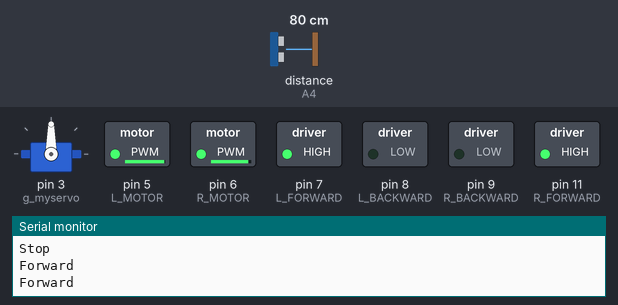
A sketch run on a simulated Arduino Uno, built with avr-gcc and run on an emulated ATmega328P. On the bench: servo, switched loads named in the sketch (green lamp = pin HIGH), the last lines printed to the serial monitor. Dashed ring = blinking. The test bench sets the inputs (shaded band); at power-on: distance to the obstacle (sensor on A4) 80 cm. The echo pulse lasts 58.3 µs per cm.

Above: at 1.9 s.
2.2 s: distance to the obstacle (sensor on A4) set to 33 cm
At 2.3 s:
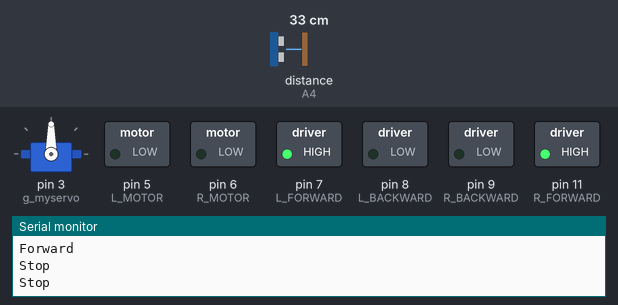
5.2 s: distance to the obstacle (sensor on A4) set to 27 cm
At 5.9 s:
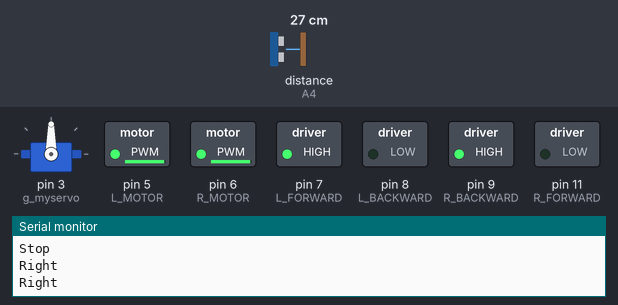
At 8.1 s:
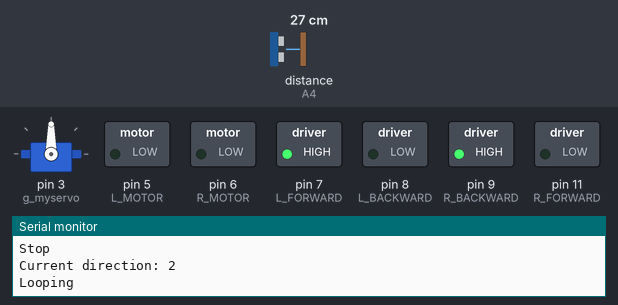
Timing chart, 0 to 9.6 s (numbered marks = the images above; inputs shaded):
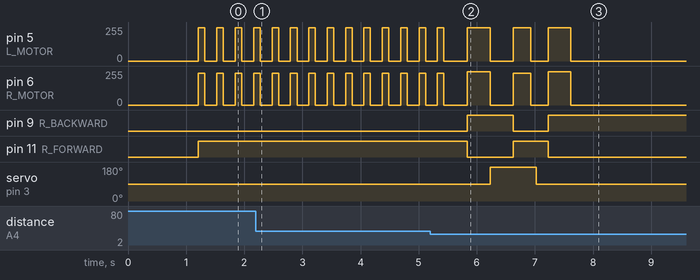

Measured:
- the behaviour switches between 30 and 29 cm on distance to the obstacle (sensor on A4) (found by bisection; images 1 and 2)
- after the input at 5.2 s, pin 9 (R_BACKWARD): LOW → HIGH after 0.64 s, → LOW 0.79 s later, → HIGH 0.60 s later; pin 11 (R_FORWARD): HIGH → LOW after 0.64 s, → HIGH 0.79 s later, → LOW 0.60 s later; servo on pin 3 (g_myservo): 90° → 180° after 1.0 s, → 90° 0.80 s later

The sketch:

main.ino
```cpp
extern "C" {
    #include "ejovo_matrix.h"
    #include "piece.h"
}

#include <Servo.h>
#include <NewPing.h>

#define MAX_DISTANCE 350
#define MIN_Distance 20

// Unltrasonic sensor initialization
int Echo = A4; //Ping that send the wave
int Trig = A5; //Ping that receive the wave
NewPing sonar(Trig,Echo, MAX_DISTANCE); // NewPing setup of pins and maximum distance

//Motor initialization
#define L_MOTOR 5 // Activation of Left side motors
#define L_FORWARD 7 // Left forwards
#define L_BACKWARD 8 // Left backwards

#define R_MOTOR 6 // Activaton of Right side motors
#define R_BACKWARD 9 // Right backwards
#define R_FORWARD 11 // Right forwards
int carSpeed = 250;

// these declarations should probably be in a header file

//Functions initialization
void forward();
void backward();
void left();
void right();
void stop();
void turn_right(float);
void rightSpeed(int);
void go_square_left();
void go_square_right();
void Serial_print_piece(const Piece *p); // print piece to the serial
void setpins();
int getDistance();
void startFollowWalls();
void followRightWall();

// declare global variables?
Piece *g_piece = NULL;
Servo g_myservo;

// Global car variables
enum direction { NORTH, EAST, SOUTH, WEST };
float g_car_i = 39;
float g_car_j = 39;
int g_car_direction = NORTH;
int g_car_speed = 0;
float g_car_angle = 0;


void setup() {

    Serial.begin(9600); //set up the terminal

    g_myservo.attach(3); //pin linked to the sensor motor
    g_myservo.write(90); //set sensor motor to point straight forward

    g_piece = Piece_new(80);
    // for (size_t i = 0; i < 8; i++) { Piece_set(g_piece, i, i, 1); } // Set the diagonals to true

    // set all motor pins to output mode
    setpins();

    delay(1000); // chill out before turning

    // scan360(4);

    startFollowWalls();
    followRightWall();
    // followRightWall();
    // followRightWall();
    // followRightWall();

    // scan360(4);

}

void loop() {

    Serial.print("Current direction: ");
    Serial.println(g_car_direction);
    Serial.println("Looping");
    delay(5000);
    Serial_print_piece(g_piece); // need to figure out how to print an 80 x 80

}


/**========================================================================
 *!                    Utility functions used in setup
 *========================================================================**/
void setpins() {

    // bro wtf is this shit??
    pinMode(10, INPUT);
    pinMode(4, INPUT);
    pinMode(2, INPUT);

    // Set motor pins mode to receive power
    pinMode(L_MOTOR, OUTPUT);
    pinMode(R_MOTOR, OUTPUT);

    pinMode(R_FORWARD, OUTPUT);
    pinMode(R_BACKWARD, OUTPUT);
    pinMode(L_FORWARD,  OUTPUT);
    pinMode(L_BACKWARD, OUTPUT);

    digitalWrite(R_MOTOR, HIGH);
    digitalWrite(L_MOTOR, HIGH);

    digitalWrite(R_MOTOR, LOW);
    digitalWrite(L_MOTOR, LOW);

    Serial.println("Pins succesfully set");

}

/**========================================================================
 *!                           Movement Functions (No speed)
 *========================================================================**/
//Go forward
void forward() {
    analogWrite(L_MOTOR, carSpeed); // Turn on left side motor
    analogWrite(R_MOTOR, 0.948 * carSpeed); // compensate for physical
    digitalWrite(L_FORWARD, HIGH); // Left side move forward
    digitalWrite(L_BACKWARD, LOW);  // left side move backwards
    digitalWrite(R_FORWARD, HIGH);  // right side move forward
    digitalWrite(R_BACKWARD, LOW);   // right side move backwards
    Serial.println("Forward");
}

//Go backward
void backward() {
    analogWrite(L_MOTOR, carSpeed); //Turn on left side motor
    digitalWrite(L_FORWARD, LOW); //Backward mode on left side wheels
    digitalWrite(L_BACKWARD, HIGH);

    analogWrite(R_MOTOR, carSpeed); //Turn on right side motor
    digitalWrite(R_FORWARD, LOW); //Backward mode on right side wheels
    digitalWrite(R_BACKWARD, HIGH);
    Serial.println("Backward");
}

//Go left
void left() {
    analogWrite(L_MOTOR, carSpeed); //Turn on left side motor
    digitalWrite(L_FORWARD, LOW); //Backward mode on left side wheels
    digitalWrite(L_BACKWARD, HIGH);

    analogWrite(R_MOTOR, carSpeed); //Turn on right side motor
    digitalWrite(R_FORWARD, HIGH); //Forward mode on right side wheels
    digitalWrite(R_BACKWARD, LOW);
    Serial.println("Left");
}

//Go right
void right() {
    analogWrite(L_MOTOR, carSpeed); //Turn on left side motor
    digitalWrite(L_FORWARD, HIGH); //Forward mode on left side wheels
    digitalWrite(L_BACKWARD, LOW);

    analogWrite(R_MOTOR, carSpeed); //Turn on right side motor
    digitalWrite(R_FORWARD, LOW); //Backwrd mode on right side wheels
    digitalWrite(R_BACKWARD, HIGH);
    Serial.println("Right");
}

//Setup right rotation speed
void rightSpeed(int speed) {
  carSpeed = speed;
  right();
}

//Setup left rotation speed
void leftSpeed(int speed) {
  carSpeed = speed;
  left();
}

//Stop
void stop() {
    digitalWrite(L_MOTOR, LOW); //Turn off left side motors
    digitalWrite(R_MOTOR, LOW); //Turn off right side motors
    Serial.println("Stop");
}

void stop_n_go(int duration) {
  forward();
  delay(duration);
  stop();
  delay(duration);
  backward();
  delay(duration);
  stop();
  delay(duration);
}

/**========================================================================
 *!                           Car oriented functions
 *========================================================================**/

//*********** CAR COORDONEES ****************\\


//*********** SPEED ANGLE TEST  **************\\
//
// **** 20 rotations for speed 250 ******
//          right(s)    left(s)
//  250     27.55       25.37
//  250     27.62       26.81
//  250     27.61       26.33
//
// MOYENNE  1.37967     1.3085    ---TIME for 1 rotation
//
// 360 / 1.37967 = 260.93259      --- RIGHT angle speed
// 360 / 1.3085  = 275.124188     --- LEFT angle speed
// fonction qui prend degrees en argument et qui rotates that amount

const float timeMultiplierRight = 1.035; // extend the rotation time by this amount
const float angVelRight250 = 260.93259;
const float angVelLeft250 = 275.124188;

// turn right at 250 carSpeed!!
void turn_right(float __degrees) {

    g_car_angle -= __degrees;
    // float speedScalar = 1.32;
    float speedScalar = 1.12;
    // float speedScalar = 1.22;

    // pour combien de temps?
    float turnTime = __degrees / angVelRight250; // give us the time it takes to rotate __degrees in seconds
    float waitTime = 0;

    float surgeTime = 6.9f / angVelRight250; // overcome friction

    if (__degrees <= 90) {
        waitTime = turnTime * speedScalar;
    } else {
        waitTime = 0;
    }

    // surge
    rightSpeed(250); //Do the first 5.23 degrees with surgetime to overcome friction
    delay(surgeTime * 1000);

    rightSpeed(250);
    delay( waitTime * 1000);
    stop();

}

// turn right at 250 carSpeed!!
void turn_left(float __degrees) {

    g_car_direction += __degrees;

    // pour combien de temps?
    float speedScalar = 1.12;

    float turnTime = __degrees / angVelLeft250; // give us the time it takes to rotate __degrees in seconds
    float waitTime = 0;

    float surgeTime = 6.6f / angVelLeft250; // overcome friction

    if (__degrees <= 90) {
        waitTime = turnTime * speedScalar;
    } else {
        waitTime = 0;
    }

    // surge
    leftSpeed(250); //Do the first 6.6 degrees with surge time to over come friction
    delay(surgeTime * 1000);

    leftSpeed(250);
    delay( waitTime * 1000);
    stop();

}

// Car turn left by 90 degrees and update direction
void car_turn_left(void) {

    switch ( g_car_direction ) {

        case NORTH:

            g_car_direction = WEST;
            break;

        case EAST:

            g_car_direction = NORTH;
            break;

        case SOUTH:

            g_car_direction = EAST;
            break;

        case WEST:
            g_car_direction = SOUTH;
            break;

    }

    turn_left(80); // this function also adjusts the variable g_car_angle
}

// Car turn right by 90 degrees and update direction
void car_turn_right(void) {

    switch ( g_car_direction ) {

        case NORTH:

            g_car_direction = EAST;
            break;

        case EAST:

            g_car_direction = SOUTH;
            break;

        case SOUTH:

            g_car_direction = WEST;
            break;

        case WEST:
            g_car_direction = NORTH;
            break;

    }

    turn_right(85);
}

void go_square_left() {

    car_advance(5);
    delay(200);
    car_turn_left();
    delay(200);
    car_advance(5);
    delay(200);
    car_turn_left();
    delay(200);
    car_advance(5);
    delay(200);
    car_turn_left();
    delay(200);
    car_advance(5);
    delay(200);
    car_turn_left();
}

void go_square_right() {

    car_advance(5);
    delay(200);
    car_turn_right();
    delay(200);
    car_advance(5);
    delay(200);
    car_turn_right();
    delay(200);
    car_advance(5);
    delay(200);
    car_turn_right();
    delay(200);
    car_advance(5);
    delay(200);
    car_turn_right();
    delay(200);
}

//************ FORWARD SPEED FOR ONE CASE ********\\
// piece 80 x 80 pour une piece de 400cm * 400cm
// ca fait une matrix 80 x 10
// ==> 800 bytes (we have ~2000)
// une case = 5 x 5 cm
//
// distance    time
// -------- ----------
//   40 cm    0.62s
//            0.68s
//            0.69s
//            0.62s
//            0.62s
//
// moyenne := 61.919504 cm / s
// pour faire une case, on veux 5 / moyenne = 0.08075 s
// ===> delay(81)

const float carSpeedForward250 = 61.919504; // car speed in cm/s
const int cmPerCase = 5;

// Advance __ncases forward
void car_advance(int __ncases) {

    float speedScalar = 1.12;
    float surgeTime = 0.285 * (cmPerCase / carSpeedForward250);
    float waitTime = speedScalar * __ncases * (cmPerCase / carSpeedForward250);

    switch ( g_car_direction ) {

        case NORTH:
            g_car_i -= __ncases;
            break;

        case EAST:
            g_car_j += __ncases;
            break;

        case SOUTH:

            g_car_i += __ncases;
            break;

        case WEST:

            g_car_j -= __ncases;
            break;
    }

    forward(); //Do 0.285 case for surgetime to overcome friction
    delay(surgeTime * 1000);
    forward();
    delay(waitTime * 1000);
    stop();

}

// Get distance
int getDistance() {

   int d = sonar.ping_cm();
   if(d == 0 || d > MAX_DISTANCE)
   { return -1; } //When out of range always equal to 0 bcs when smth is close, never returns 0
   else
   { return d; }
}

/**
 * @brief Tourner 360 degrees en __n itérations
 *
 */
void scan360(size_t __n) {

    int distance_cm = 0;
    const int delayTime = 200;
    const int stepSize = 360 / __n;

    for (size_t i = 0; i < __n; i++) {

        turn_right(stepSize);
        distance_cm = getDistance();
        delay(delayTime);

        if (distance_cm == -1) { // out of range
            //do nothing
            continue;
        } else {

            // interpret distance
            // do trigonometry with the car angle to find the appropriate piece coordinate
            float angle_radian = ( g_car_angle / 180 ) * PI;

            // calculate i and j from angle_radian and distance_cm
            //

            float offsetLeftCol = sin(angle_radian) * distance_cm; // if x is positive, move `offsetLeftCol` centimeters to the left
            float offsetUpRow = cos(angle_radian) * distance_cm; // if y is positive, ascend `offsetUpRow` centimeters up

            int colOffset = (int) offsetLeftCol / 5;
            int rowOffset = (int) offsetUpRow / 5;

            int i = g_car_i - rowOffset;
            int j = g_car_j - colOffset;

            // Piece_set(g_piece, i, j, true);

        }

    }

}

/**
 * @brief Afficher a l'écran un pièce dans sa représentation matricielle des uint8_t
 *
 * @param __p Pièce a afficher
 */
void Serial_print_piece(const Piece *__p) {

    for (size_t i = 0; i < __p->nrows; i++) {

        for (size_t j = 0; j < __p->ncols; j++) {

            //  Serial.print(Piece_get(__p, i, j));
           Serial.print(Matrix_at(__p, i, j));
            Serial.print(" ");
        }

        Serial.print("\n");
    }
}

const int g_targetDistanceAdjacent = 25;

// Implement function that will follow the walls
// - start heading forward until we are ~10 cm from the wall
// - then turn 90 degrees right/left
// - turn sensor perpindicular to the wall
// - ride a long wall
void startFollowWalls() {

    // start heading north
    int distance_cm = 0;
    int n_cases = 0;

    // start with the car in middle of the matrix
    g_car_i = 39;
    g_car_j = 39;

    g_myservo.write(90);

    // FIRST STEP
    // get distance

    while (true) {

        distance_cm = getDistance();
        delay(200);

        if (distance_cm == -1) { // wall is too far away

            car_advance(10);
            delay(100);
            continue;

        } else if (distance_cm < g_targetDistanceAdjacent + 5) {

            // we are close enough to the wall
            stop();
            delay(200);
            car_turn_right();
            g_myservo.write(180);
            break;

        } else {

            // convert distance to cases
            n_cases = distance_cm / 5;
            car_advance(1);
            stop();

        }
    }
}

void followRightWall() {

    int distanceAdjacent = 0;
    int prevDistanceAdjacent = 0;
    int distanceFace = 0;

    // int minDistanceFace = ;

    while (true) {

        prevDistanceAdjacent = distanceAdjacent;

        g_myservo.write(180);
        delay(400);
        distanceAdjacent = getDistance();
        car_advance(3);

        addAdjacentWall(distanceAdjacent);

        delay(100);

        if ( distanceAdjacent < prevDistanceAdjacent ) { // la on approche le mur

            if ( distanceAdjacent < g_targetDistanceAdjacent - 15) {
                turn_right(15);
            } else if ( distanceAdjacent < g_targetDistanceAdjacent - 10) {
                turn_right(10);
            } else if ( distanceAdjacent < g_targetDistanceAdjacent - 5) {
                turn_right(5);
            } else if ( distanceAdjacent < g_targetDistanceAdjacent ) {
                turn_right(2);
            } else {
                // continue to approach the wall
            }

            // if ( distanceAdjacent < g_targetDistanceAdjacent - 15) {
            //     turn_right(10);
            // } else if ( distanceAdjacent < g_targetDistanceAdjacent - 10) {
            //     turn_right(5);
            // } else if ( distanceAdjacent < g_targetDistanceAdjacent - 5) {
            //     turn_right(2);
            // } else {
            //     // continue to approach the wall
            // }

        } else if ( distanceAdjacent > prevDistanceAdjacent ) { //la on s'éloigne du mur

            if ( distanceAdjacent > g_targetDistanceAdjacent + 15 ) {
                turn_left(10);
            } else if ( distanceAdjacent > g_targetDistanceAdjacent + 10 ) { // si l'écart avec le mur est trop grand, corriger plus
                turn_left(5);
            } else if ( distanceAdjacent > g_targetDistanceAdjacent + 5) {
                turn_left(2);
            } else {
                // continue to approach the wall
            }
        }

        g_myservo.write(90); // look at the wall in front of us
        delay(200);

        distanceFace = getDistance();

        // process forward distance
        if ( distanceFace < g_targetDistanceAdjacent + 5) {
            stop();
            car_turn_right();
            distanceAdjacent = distanceFace;
            break;
        }
    }
}

// WALL IS ON THE LEFT SIDE OF US!!!!!
void addAdjacentWall(int distanceAdjacent) {

    if (g_car_direction == EAST) { //si la voiture longe le mur d'en haut

        Piece_set( g_piece, g_car_i - (g_targetDistanceAdjacent / 5), g_car_j, true);
        Piece_set( g_piece, g_car_i - (g_targetDistanceAdjacent / 5), g_car_j +1, true);
        Piece_set( g_piece, g_car_i - (g_targetDistanceAdjacent / 5), g_car_j +2, true);

        // Piece_set( g_piece, g_car_i - (distanceAdjacent / 5), g_car_j, true);
        // Piece_set( g_piece, g_car_i - (distanceAdjacent / 5), g_car_j +1, true);
        // Piece_set( g_piece, g_car_i - (distanceAdjacent / 5), g_car_j +2, true);

        // g_car_i =
        // g_car_j += 3;

    } else if (g_car_direction == SOUTH) { //si la voiture longe le mur de gauche
        Piece_set( g_piece, g_car_i, g_car_j + (g_targetDistanceAdjacent / 5), true);
        Piece_set( g_piece, g_car_i+1, g_car_j + (g_targetDistanceAdjacent / 5), true);
        Piece_set( g_piece, g_car_i+2, g_car_j + (g_targetDistanceAdjacent / 5), true);

        // g_car_i -= 3;
        // g_car_j = 80 - (distanceAdjacent / 5);

    } else if(g_car_direction == WEST) {  //si la voiture longe le mur du bas

        Piece_set( g_piece, g_car_i + (g_targetDistanceAdjacent / 5), g_car_j, true);
        Piece_set( g_piece, g_car_i + (g_targetDistanceAdjacent / 5), g_car_j - 1, true);
        Piece_set( g_piece, g_car_i + (g_targetDistanceAdjacent / 5), g_car_j - 2, true);

        // g_car_i = 80 - (distanceAdjacent / 5);
        // g_car_j += 3;

    } else if (g_car_direction == NORTH) { //si la voiture longe le mur de gauche

        Piece_set( g_piece, g_car_i, g_car_j - (g_targetDistanceAdjacent / 5), true); //rempli à la coordonné i et j - distance avec le mur
        Piece_set( g_piece, g_car_i-1, g_car_j - (g_targetDistanceAdjacent / 5), true); //rempli à la coordonné i - 1 et j - distance avec le mur
        Piece_set( g_piece, g_car_i-2, g_car_j - (g_targetDistanceAdjacent / 5), true);

        // g_car_i = distanceAdjacent / 5;
        // g_car_j -= 3;

    }
}
```
